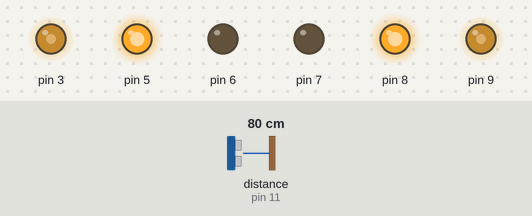
This sketch was run on a simulated Arduino Uno, built with avr-gcc and run on an emulated ATmega328P. Parts: output pins drawn as LEDs (lit = HIGH). Wiring (inferred from the names in the program): ultrasonic range finder: trigger pin 12; echo pin 11. Inputs (shaded band) come from the test bench; at power-on: distance to the obstacle (sensor on pin 11) 80 cm. The echo pulse lasts 58.3 µs per cm; pins used as bus, display or sensor lines are not drawn.

Above: at 1.2 s.
1.3 s: distance to the obstacle (sensor on pin 11) set to 29 cm
2.8 s: distance to the obstacle (sensor on pin 11) set to 24 cm
At 3.3 s:
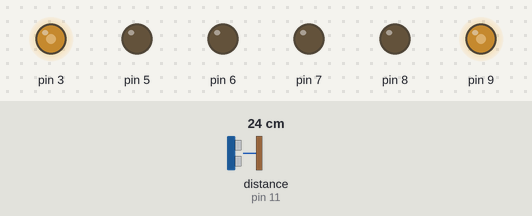
5.8 s: distance to the obstacle (sensor on pin 11) set to 35 cm
At 7.0 s:
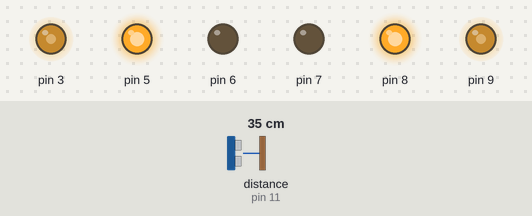
8.1 s: distance to the obstacle (sensor on pin 11) set to 2 cm
At 9.5 s:
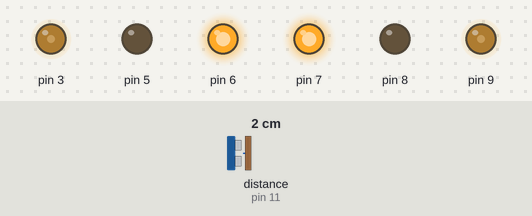
Timing chart, 0 to 12.1 s (numbered marks = the images above; inputs shaded):
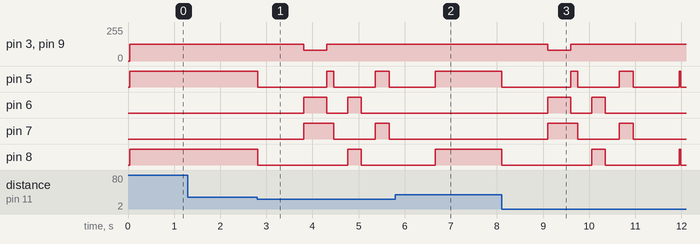

Measured:
- the behaviour switches between 27 and 26 cm on distance to the obstacle (sensor on pin 11) (found by bisection; images 0 and 1)
- after the input at 1.3 s, every drawn part: stays the same
- after the input at 2.8 s, pin 3: 127/255 → 80/255 after 1.0 s, → 127/255 0.50 s later; pin 5: goes LOW 1.5 s, HIGH 0.15 s, LOW 0.90 s, HIGH 0.30 s, then LOW, starting at once
- after the input at 5.8 s, pin 3, pin 9: stays 127/255 (without the input it goes to 80/255 after 1.9 s); pin 5, pin 8: goes on until 6.7 s, then stays HIGH; pin 6, pin 7: stays LOW (without the input it goes to HIGH after 1.9 s)
- after the input at 8.1 s, pin 3: 127/255 → 80/255 after 1.0 s, → 127/255 0.50 s later; pin 5: goes LOW 1.5 s, HIGH 0.15 s, LOW 0.90 s, HIGH 0.30 s, LOW 1.0 s, HIGH 0.03 s, then LOW, starting at once

The sketch:

arduinolook.ino
```cpp
int TRIG = 12;
int ECHO = 11;
int distLeft = 0;
int distRight = 0;
int power = 127;
void go();
void forward();
void backward();
void fin();
void turnleft();
void turnright();
int lookLeft();
int lookRight();
int getCM();


void setup(){
pinMode(8,OUTPUT);
pinMode(7,OUTPUT);
pinMode(6,OUTPUT);
pinMode(5, OUTPUT);
pinMode(9, OUTPUT);
pinMode(3, OUTPUT);

//pinMode(TRIG, OUTPUT);
//pinMode(ECHO, INPUT);
}


void loop(){
go();
getCM();
if(getCM() <= 25)
{
fin();
delay(1000);
backward();
delay(500);
distLeft = lookLeft();
//delay(200);
distRight = lookRight();

if(distLeft >= distRight){
turnleft();
delay(150);
fin();
delay(1000);
}

else{
turnright();
delay(150);
fin();
delay(1000);
}
}
forward();
//delay(1000);
}


void forward(){
analogWrite(9, power);
analogWrite(3, power);
digitalWrite(8, HIGH);//Left
digitalWrite(7, LOW);//
digitalWrite(6, LOW);//Right
digitalWrite(5, HIGH);//
}
void backward(){
analogWrite(9, 80);
analogWrite(3, 80);
digitalWrite(8, LOW);
digitalWrite(7, HIGH);
digitalWrite(6, HIGH);
digitalWrite(5, LOW);
}
void fin(){
digitalWrite(8, LOW);
digitalWrite(7, LOW);
digitalWrite(6, LOW);
digitalWrite(5, LOW);
}
void turnright(){
analogWrite(9, power);
analogWrite(3, power);
digitalWrite(8, HIGH);
digitalWrite(7, LOW);
digitalWrite(6, HIGH);
digitalWrite(5, LOW);
}
void turnleft(){
analogWrite(9, power);
analogWrite(3, power);
digitalWrite(8, LOW);
digitalWrite(7, HIGH);
digitalWrite(6, LOW);
digitalWrite(5, HIGH);
}

void go(){
pinMode(TRIG, OUTPUT);
pinMode(ECHO, INPUT);
//TRIG pin must start LOW
digitalWrite(TRIG, LOW);
delay(30);
}

int getCM() {
//Send trig pulse
digitalWrite(TRIG, HIGH);
delayMicroseconds(20);
digitalWrite(TRIG, LOW);
//Wait for echo start
while(digitalRead(ECHO) == LOW);
//Wait for echo end
long startTime = micros();
while(digitalRead(ECHO) == HIGH);
long travelTime = micros() - startTime;
//Get distance in cm
int distance = travelTime / 58;
return distance;
}

int lookLeft(){
turnleft();
delay(150);
fin();
delay(300);
int distance = getCM();
turnright();
delay(150);
return distance;
}

int lookRight(){
turnright();
delay(150);
fin();
delay(300);
int distance = getCM();
turnleft();
delay(150);
return distance;
}
```
